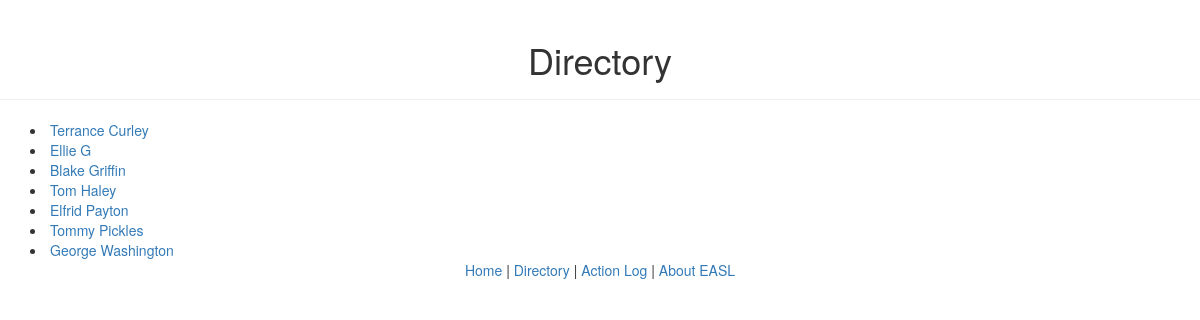
/directory/, run on an earlier commit of the app's database.
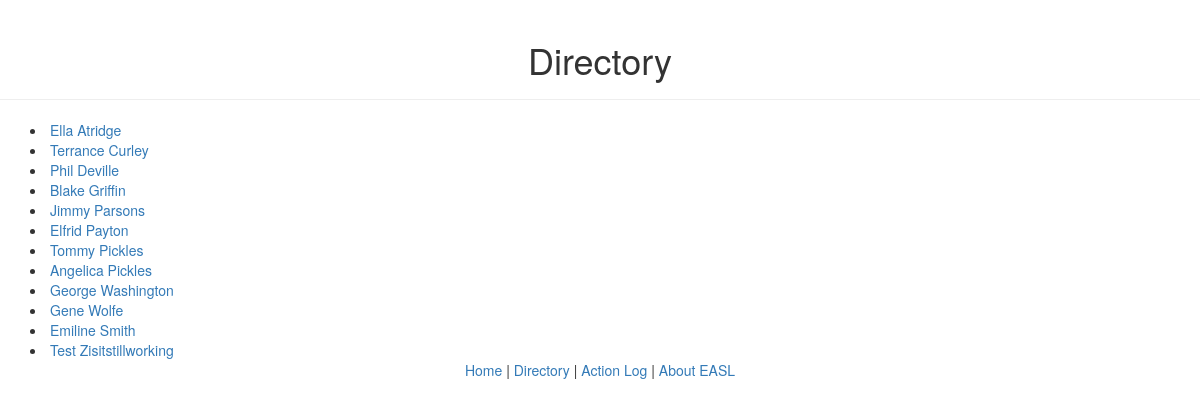
And on a later commit of the database.
### webApp/models.py (models this page shows, shortened)
class Student(models.Model):
    first_name = models.CharField(max_length=50)
    last_name = models.CharField(max_length=50)
    date_of_birth = models.DateField()
    gender = models.CharField(max_length=10, choices=[('M', 'Male'), ('F', 'Female')])
    class Meta:
        unique_together = [("first_name", "last_name", "date_of_birth")]
        ordering = ['last_name']

### webApp/views.py (the view)
# urls.py: url(r'^directory/$', views.directory, name='directory'),
def directory(request):
    students = Student.objects.all()
    return render(request, 'directory.html', {'students': students})

### webApp/templates/directory.html
{% extends "base.html" %}
{% block content %}
<div class="page-header">
  <h1 class="text-center"> Directory </h1>
</div>
{% for student in students %}
  <div class="container">
    <div class="studentname">
      <li>
        <a href="{% url 'student_detail' student.id %}">
        {{ student.first_name|capfirst }} {{ student.last_name|capfirst }}
        </a>
      </li>
    </div>
  </div>
{% endfor %}
{% endblock %}

What changed in the data, as far as the page shows it:
removed Student: first_name "Ellie", last_name "G"
removed Student: first_name "Tom", last_name "Haley"
added Student: first_name "Ella", last_name "Atridge"
added Student: first_name "Phil", last_name "Deville"
added Student: first_name "Jimmy", last_name "Parsons"
added Student: first_name "Angelica", last_name "Pickles"
added Student: first_name "Gene", last_name "Wolfe"
added Student: first_name "Emiline", last_name "Smith"
added Student: first_name "Test", last_name "Zisitstillworking"
